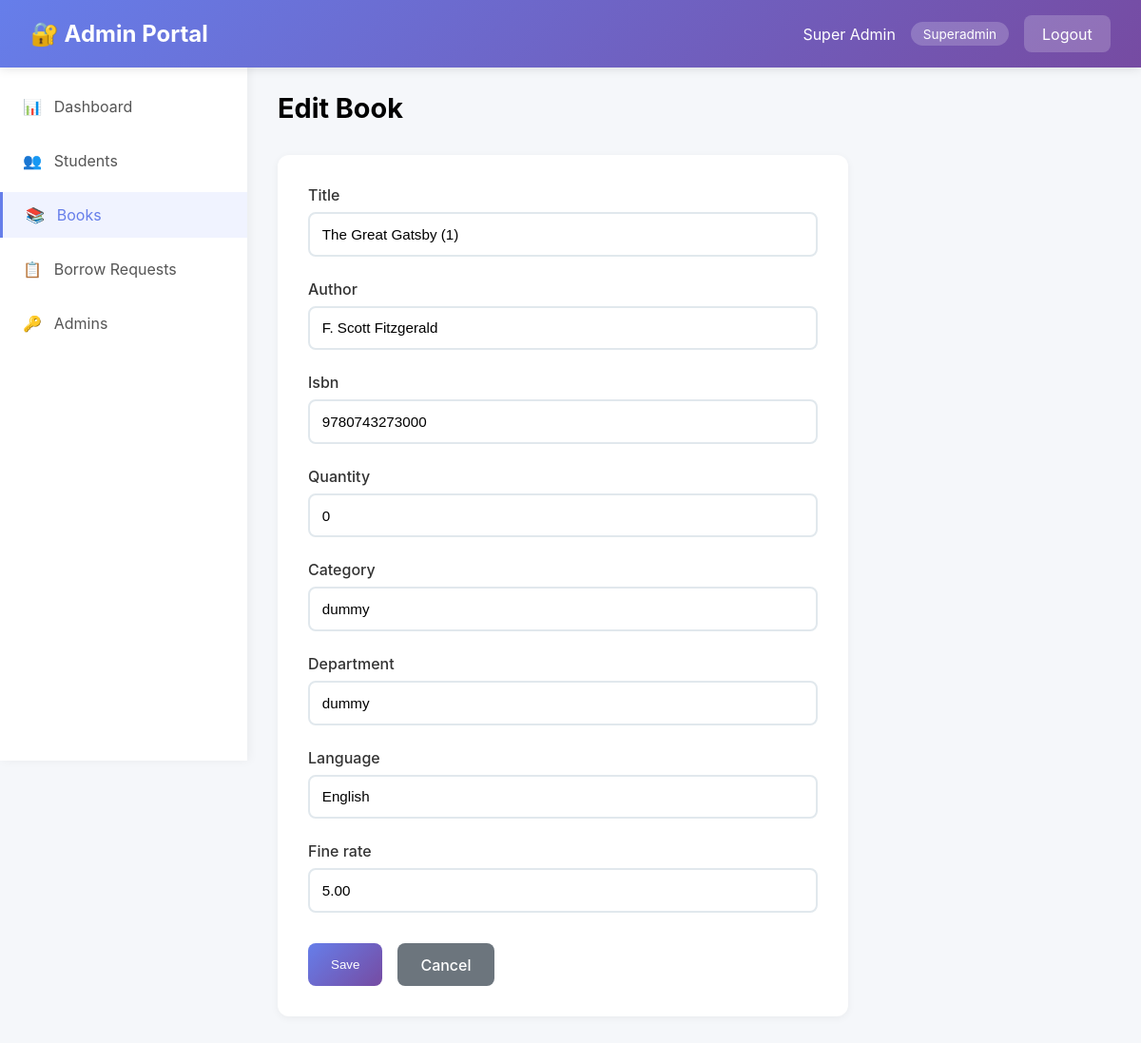
The page /admin-portal/books/edit/502/ (signed in) on the database its author committed.
### lms_app/models.py (models this page shows, shortened)
class Admin(models.Model):
    email = models.EmailField(unique=True)
    name = models.CharField(max_length=100)
    department = models.CharField(max_length=100, blank=True, null=True)
    designation = models.CharField(max_length=100, blank=True, null=True)
    password = models.CharField(max_length=255)
    role = models.CharField(max_length=20, choices=ROLE_CHOICES, default='officer')
    is_active = models.BooleanField(default=True)
    created_at = models.DateTimeField(auto_now_add=True)

class Book(models.Model):
    title = models.CharField(max_length=200)
    author = models.CharField(max_length=200)
    isbn = models.CharField(max_length=13, unique=True)
    quantity = models.IntegerField(default=1)
    category = models.CharField(max_length=100, default='dummy')
    department = models.CharField(max_length=100, default='dummy')
    language = models.CharField(max_length=50, default='English')
    fine_rate = models.DecimalField(max_digits=10, decimal_places=2, default=5.00, help_text='Fine per day in rupees (₹)')

### lms_app/views.py (the view)
# urls.py: path('admin-portal/books/edit/<int:book_id>/', views.admin_edit_book_view, name='admin_edit_book'),
@admin_login_required
def admin_edit_book_view(request, book_id):
    book = get_object_or_404(Book, id=book_id)
    if request.method == 'POST':
        form = BookForm(request.POST, instance=book)
        if form.is_valid():
            form.save()
            messages.success(request, f'Book "{book.title}" updated successfully!')
            return redirect('admin_manage_books')
    else:
        form = BookForm(instance=book)
    context = {
        'admin': request.admin,
        'form': form,
        'book': book,
    }
    return render(request, 'admin_edit_book.html', context)

### lms_app/forms.py
class BookForm(forms.ModelForm):
    class Meta:
        model = Book
        fields = ['title', 'author', 'isbn', 'quantity', 'category', 'department', 'language', 'fine_rate']
        widgets = {
            'title': forms.TextInput(attrs={'class': 'form-input', 'placeholder': 'Enter book title'}),
            'author': forms.TextInput(attrs={'class': 'form-input', 'placeholder': 'Enter author name'}),
            'isbn': forms.TextInput(attrs={'class': 'form-input', 'placeholder': 'Enter ISBN'}),
            'quantity': forms.NumberInput(attrs={'class': 'form-input', 'placeholder': 'Enter quantity'}),
            'category': forms.TextInput(attrs={'class': 'form-input', 'placeholder': 'Enter category'}),
            'department': forms.TextInput(attrs={'class': 'form-input', 'placeholder': 'Enter department'}),
            'language': forms.TextInput(attrs={'class': 'form-input', 'placeholder': 'Enter language'}),
            'fine_rate': forms.NumberInput(attrs={'class': 'form-input', 'placeholder': 'Fine per day in ₹ (e.g., 5.00)', 'step': '0.01'}),
        }

### lms_app/views.py (called while the page is built)
def admin_login_required(view_func):
    @wraps(view_func)
    def wrapper(request, *args, **kwargs):
        admin_id = request.session.get('admin_id')
        if not admin_id:
            messages.error(request, 'Please login to access this page.')
            return redirect('admin_login')
        try:
            admin = Admin.objects.get(id=admin_id, is_active=True)
            request.admin = admin
        except Admin.DoesNotExist:
            del request.session['admin_id']
            messages.error(request, 'Session expired. Please login again.')
            return redirect('admin_login')
        return view_func(request, *args, **kwargs)
    return wrapper

### lms_app/templates/admin_edit_book.html (shortened to what this page needs)
<!DOCTYPE html>
<html lang="en">
<head>
</head>
<body>
    <nav class="navbar">
        <h1>🔐 Admin Portal</h1>
        <div class="user-info">
            <span>{{ admin.name }}</span>
            <span class="role-badge">{{ admin.get_role_display }}</span>
            <a href="{% url 'admin_logout' %}" class="logout-btn">Logout</a>
        </div>
    </nav>
    <div class="container">
        <aside class="sidebar">
            <ul class="sidebar-menu">
                <li><a href="{% url 'admin_dashboard' %}" class=""><span>📊</span> Dashboard</a></li>
                <li><a href="{% url 'admin_manage_students' %}" class=""><span>👥</span> Students</a></li>
                <li><a href="{% url 'admin_manage_books' %}" class="active"><span>📚</span> Books</a></li>
                <li><a href="{% url 'admin_borrow_requests' %}" class=""><span>📋</span> Borrow Requests</a></li>
                {% if admin.role == 'superadmin' %}
                <li><a href="{% url 'admin_manage_admins' %}" class=""><span>🔑</span> Admins</a></li>
                {% endif %}
            </ul>
        </aside>
        <main class="main-content">
            <div class="page-header">
                <h2>Edit Book</h2>
            </div>
            <div class="card">
                <form method="post" action="">
                    {% for field in form %}
                    <div class="form-group">
                        <label>{{ field.label }}</label>
                        {{ field }}
                    </div>
                    {% endfor %}
                    <div class="form-actions">
                        <button type="submit" class="btn-primary">Save</button>
                        <a href="{% url 'admin_manage_books' %}" class="btn-secondary">Cancel</a>
                    </div>
                </form>
            </div>
        </main>
    </div>
</body>
</html>

### lms_app/templates/admin_edit_book.html (style rules this page uses)
* { margin: 0; padding: 0; box-sizing: border-box; }
body { font-family: -apple-system, BlinkMacSystemFont, 'Segoe UI', Roboto, sans-serif; background: #f5f7fa; }
.navbar { background: linear-gradient(135deg, #667eea 0%, #764ba2 100%); color: white; padding: 1rem 2rem; box-shadow: 0 2px 10px rgba(0,0,0,0.1); position: fixed; top: 0; left: 0; right: 0; z-index: 100; display: flex; justify-content: space-between; align-items: center; }
.navbar h1 { font-size: 1.5rem; }
.user-info { display: flex; align-items: center; gap: 1rem; }
.role-badge { background: rgba(255,255,255,0.2); padding: 0.3rem 0.8rem; border-radius: 20px; font-size: 0.85rem; }
.logout-btn { background: rgba(255,255,255,0.2); color: white; border: none; padding: 0.6rem 1.2rem; border-radius: 8px; cursor: pointer; text-decoration: none; display: inline-block; }
.container { display: flex; margin-top: 64px; min-height: calc(100vh - 64px); }
.sidebar { width: 260px; background: white; box-shadow: 2px 0 10px rgba(0,0,0,0.05); position: fixed; height: calc(100vh - 64px); overflow-y: auto; }
.sidebar-menu { list-style: none; padding: 1rem 0; }
.sidebar-menu li { margin: 0.5rem 0; }
.sidebar-menu a { display: flex; align-items: center; gap: 0.8rem; padding: 0.9rem 1.5rem; color: #555; text-decoration: none; transition: all 0.3s ease; }
.sidebar-menu a.active { background: #f0f3ff; color: #667eea; border-left: 3px solid #667eea; }
.main-content { margin-left: 260px; flex: 1; padding: 2rem; }
.page-header { margin-bottom: 2rem; }
.page-header h2 { font-size: 1.8rem; margin-bottom: 0.5rem; }
.btn-primary { background: linear-gradient(135deg, #667eea 0%, #764ba2 100%); color: white; border: none; padding: 0.8rem 1.5rem; border-radius: 8px; cursor: pointer; text-decoration: none; display: inline-block; font-weight: 500; }
.btn-secondary { background: #6c757d; color: white; border: none; padding: 0.8rem 1.5rem; border-radius: 8px; cursor: pointer; text-decoration: none; display: inline-block; font-weight: 500; }
.card { background: white; padding: 2rem; border-radius: 12px; box-shadow: 0 2px 8px rgba(0,0,0,0.05); max-width: 600px; }
.form-group { margin-bottom: 1.5rem; }
.form-group label { display: block; margin-bottom: 0.5rem; font-weight: 500; color: #333; }
.form-group input, .form-group select { width: 100%; padding: 0.8rem; border: 2px solid #e1e8ed; border-radius: 8px; font-size: 0.95rem; }
.form-actions { display: flex; gap: 1rem; margin-top: 2rem; }

### rows shown on the page
Admin: name "Super Admin", role "Superadmin"
Book: form "The Great Gatsby (1)" "F. Scott Fitzgerald" "9780743273000" "0" "dummy" "dummy" "English" "5.00"

### other values the page prints
{{ field.label }} "Title" "Author" "Isbn" "Quantity" "Category" "Department" "Language" "Fine rate"
